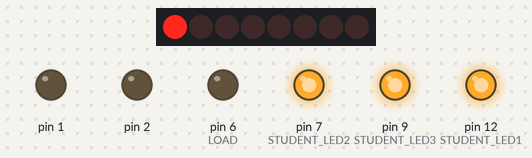
Simulated run of this sketch. Board: Arduino Mega 2560, built with avr-gcc and run on an emulated ATmega2560. On the bench: 8 shift-register outputs drawn as a row of LEDs (first output left, lit = HIGH), output pins drawn as LEDs (lit = HIGH). Wiring (inferred from the names in the program): shift register (74HC595): data pin 11; shift clock pin 13; latch pin 8. Wiring (inferred from the signals the program sends): row of LEDs: on Q0, Q1, Q2, Q3, Q4, Q5, Q6, Q7. Pins used as bus, display or sensor lines are not drawn.

Above: at 2.5 s.
Timing chart, 0 to 4.0 s (numbered marks = the images above):
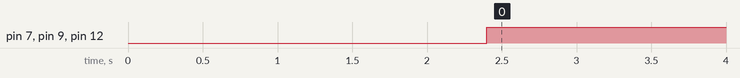

Measured:
- by itself, pin 7 (STUDENT_LED2), pin 9 (STUDENT_LED3), pin 12 (STUDENT_LED1): LOW → HIGH at 2.4 s

The sketch:

Supervisor_PCB_Drive_Logic_Test.ino
```cpp
#include "supervisor_pinMap.h"

#include "shiftRegister.h"

//Assigning names for the function of the pendulum board

#define STUDENT_LED1 DC_MOTOR_DIR1

#define STUDENT_LED2 DC_MOTOR_DIR2

#define STUDENT_LED3 SERVO_1

#define STUDENT_ENABLE STUDENT_M_EN

#define DRIVE DC_MOTOR_EN

#define LOAD STEPP_STEP


shiftRegister shiftReg(MOSI, SCK, LATCH);

void setup() {
  // put your setup code here, to run once:
  pinMode (STUDENT_LED1, OUTPUT);
  pinMode (STUDENT_LED2, OUTPUT);
  pinMode (STUDENT_LED3, OUTPUT);
  pinMode (STUDENT_ENABLE, OUTPUT);
  pinMode (DRIVE, OUTPUT);
  pinMode (LOAD, OUTPUT);
  shiftReg.begin();
}

void loop() {
  // put your main code here, to run repeatedly:

  shiftReg.shiftWrite(DRIVE, HIGH);

  digitalWrite (LOAD, LOW); //load

  shiftReg.shiftWrite(STUDENT_ENABLE, LOW);

  digitalWrite(STUDENT_LED1, HIGH); //RED LED

  digitalWrite(STUDENT_LED2, HIGH); //ORANGE LED

  digitalWrite(STUDENT_LED3, HIGH); //GREEN LED


}
```

supervisor_pinMap.h
```cpp
/*  #Remote Labs Supervisor MCU PinMap

      Imogen Heard
      25/05/2022

*/

#ifndef supervisor_pinMap_h
#define supervisor_pinMap_h


// Arduino Compatable Pins

//Inputs

#define ENCODER_B           3
#define ENCODER_A           2
#define ENCODER_INDEX       4

#define STDNT_DC_M_DIR_2    A1
#define STDNT_DC_M_DIR_1    A0

#define STEPP_FLT           A5     // D19

#define LIMIT_1             18      //A4


#define STDNT_SRVO_RX_1     A2      // STDNT_SRVO_RX_2 Only available on SAMD21 Raw

#define THERMO              A3

#define DC_MOTOR_IS2        A6
#define DC_MOTOR_IS1        A7


// Outputs

#define LED_PCB            13

#define DC_MOTOR_PWM        10
#define DC_MOTOR_DIR1       12
#define DC_MOTOR_DIR2       7

#define STEPP_STEP          6

#define SERVO_1             9

#define PIXEL_DATA          5

// Shift Register
#define MOSI                11
#define SCK                 13
#define LATCH               8


// Shift Register Pins [Output Only] (needs shiftRegister.h to validate)

/*
   shiftRegister pins are defined using Q0 - Q7 notation. This avoids pin definition conflicts with arduino pins, regardless of the platform used.
*/


#define DC_MOTOR_EN          Q0
#define STUDENT_M_EN         Q1
#define STUDENT_STEP_EN      Q2
#define STUDENT_PIXEL_EN     Q3
#define STEPP_DIR            Q4
#define STEPP_RST            Q6
#define STEPP_SLP            Q5


#endif
```

shiftRegister.cpp
```cpp
/* shiftRegister.cpp

    Simple API for interacting with a 4094 shift register, and accessing pins in a similar manner to other arduino pins.

    Imogen Heard
    5.05.2022


*/


#include "shiftRegister.h"


// Constructor
// Passes pin definitions to shiftRegister Object

shiftRegister::shiftRegister(char pico_pin, char sck_pin, char latch_pin):
  dataPin(pico_pin),
  clockPin(sck_pin),
  latchPin(latch_pin)
{
}


void shiftRegister::begin(uint32_t baudrate) {
 // Serial.begin(baudrate);
  // while ( !Serial ) delay(10);   // Might be required for Nano IoT 33
  delay(2000);
  pinMode(dataPin, OUTPUT);
  pinMode(clockPin, OUTPUT);
  pinMode(latchPin, OUTPUT);
}


// Aims to mirror the function of digitalWrite but for shift register channels
void shiftRegister::shiftWrite(unsigned char bitmask, bool state) {
  if (state) {
    shiftState = shiftRegister::setBits(shiftState, bitmask);
  } else {
    bitmask = shiftRegister::flipAllBits(bitmask);
    shiftState = shiftRegister::clearBits(shiftState, bitmask);
  }
  shiftRegister::overwriteOutput(shiftState);
}


// Another function here to overwrite shiftstate? Does the same operation as overwriteOutput but also updates shiftState
void shiftRegister::overwriteState(unsigned char bite) {
  shiftState = bite;
  shiftRegister::overwriteOutput(shiftState);
}


// Function outputs the exact byte passed to shift register, regardless of previous data
// Note the only function that actually outputs to hardware so far - the rest are software functions only.
// It is best (at the moment) to track the current state of the shiftRegisters outputs, and use this to update this global byte, unless you want to totally
// overwrite all shift register outputs
void shiftRegister::overwriteOutput(unsigned char bite) {
  digitalWrite(latchPin, HIGH);
  delay(100);
  shiftOut(dataPin, clockPin, MSBFIRST, bite);
  delay(100);
  digitalWrite(latchPin, LOW);
}


#define LARGEST_PINNUMBER 30

// aims to tie shiftWrite and digitalWrite together such that any pinnumber can be passed to set the correct output.
// Making operation seamless between shift register pins and arduino
// VERY UNTESTED
// Probably need a better way of doing this
void shiftRegister::allWrite(unsigned char pinNumber, bool state) {
  if (pinNumber >= LARGEST_PINNUMBER) {
    shiftRegister::shiftWrite(pinNumber, state);
  } else {
    digitalWrite(pinNumber, state);
  }
}


void shiftRegister::allOff() {
  shiftState = 0b00000000;
  shiftRegister::overwriteOutput(shiftState);
}


// Bit operations used in backend to update the shiftState variable

// Only sets 1 bits in bitmask, leaves others unchanged
unsigned char shiftRegister::setBits(unsigned char currentData, unsigned char bitmask) {
  currentData |= bitmask;
  return currentData;
}

// Only resets 0 bits in bitmask, leaves others unchanged
unsigned char shiftRegister::clearBits(unsigned char currentData, unsigned char bitmask) {
  currentData &= bitmask;
  return currentData;
}


// Flips all 1 bits using bitmask
unsigned char shiftRegister::flipBits(unsigned char currentData, unsigned char bitmask) {
  currentData ^= bitmask;
  return currentData;
}


// Flips all the bits in a byte - very useful for generating bitmasks for mirroring digtalWrite function for shift register
unsigned char shiftRegister::flipAllBits(unsigned char bits) {
  bits = flipBits(bits, 0b11111111);
  return bits;
}


// Prints chars or bytes in binary for easy debugging
void shiftRegister::printByte(unsigned char bite) {
  char  buffer[2];
  for (int i = 0; i < 8; i++) {
    sprintf(buffer, "%d", !!((bite << i) & 0x80));
    Serial.print(buffer);
  }
  Serial.print("\n");
}


void shiftRegister::printState() {
  shiftRegister::printByte(shiftState);
}


// Runs through sequentially turning pins high then low to test all outputs
void shiftRegister::testShiftReg() {
  for (int i = 0; i < 8; i++) {
    shiftRegister::shiftWrite(shiftPinArray[i], HIGH);
    shiftRegister::printState();
    delay(200);
  }
  delay(1000);
  for (int i = 0; i < 8; i++) {
    shiftRegister::shiftWrite(shiftPinArray[i], LOW);
    shiftRegister::printState();
    delay(200);
  }
  delay(2000);
}
```

shiftRegister.h
```cpp
/* shiftRegister.h

    Simple API for interacting with a 4094 shift register, and accessing pins in a similar manner to other arduino pins.

    Imogen Heard
    5.05.2022

  Shiftregister pin defintions are tied to bitmasks that can be applied to the shiftregister output


  #define Q0 0b00000001
  #define Q1 0b00000010
  #define Q2 0b00000100
  #define Q3 0b00001000
  #define Q4 0b00010000
  #define Q5 0b00100000
  #define Q6 0b01000000
  #define Q7 0b10000000


*/


#ifndef shiftRegister_h
#define shiftRegister_h

#if (ARDUINO >=100)
#include <Arduino.h>
#else
#include <wProgram.h>
#endif


class shiftRegister
{
  public:

    // constructor
    shiftRegister(char pico_pin = 11, char sck_pin = 13, char latch_pin = 8);

    // Methods

    void begin(uint32_t baudrate = 115200);                                               // Begin function sets up output pins

    void allWrite(unsigned char pinNumber, bool state);                                   // aims to tie shiftWrite and digitalWrite together such that any pinnumber can be passed to set the correct output. Making operation seamless between shift register pins and arduino

    void allOff();

    void shiftWrite(unsigned char bitmask, bool state);                                   // Mirrors function of digitalWrite for shiftRegister channels

    void printByte(unsigned char bite);                                                   // Prints chars or bytes in binary for easy debugging


    // Function outputs the exact byte passed to shift register, regardless of previous data
    // Note the only function that actually outputs to hardware so far - the rest are software functions only.
    // It is best (at the moment) to track the current state of the shiftRegisters outputs, and use this to update this global byte, unless you want to totally
    // overwrite all shift register outputs
    void overwriteOutput(unsigned char bite);


    void overwriteState(unsigned char bite);                                              // Another function here to overwrite shiftstate? Does the same operation as overwriteOutput but also updates shiftState

    void printState();                                                                    // Prints the current state of the output bits

    void testShiftReg();                                                                  // Sequentually lights up shiftReg outputs for testing


#define Q0 0b00000001
#define Q1 0b00000010
#define Q2 0b00000100
#define Q3 0b00001000
#define Q4 0b00010000
#define Q5 0b00100000
#define Q6 0b01000000
#define Q7 0b10000000

    unsigned char shiftPinArray[8] {Q0, Q1, Q2, Q3, Q4, Q5, Q6, Q7};                      // Useful for accessing shift register pins in an array

  private:


    unsigned char setBits(unsigned char currentData, unsigned char bitmask);              // Sets 1 bits in bitmask

    unsigned char clearBits(unsigned char currentData, unsigned char bitmask);            // Only resets 0 bits in bitmask, leaves others unchanged

    unsigned char flipBits(unsigned char currentData, unsigned char bitmask);             // Flips all 1 bits using bitmask

    unsigned char flipAllBits(unsigned char bits);                                        // Flips all the bits in a byte - very useful for generating bitmasks for mirroring digtalWrite function for shift register

    char dataPin  = 11;
    char clockPin = 13;
    char latchPin = 8;


    unsigned char shiftState = 0b00000000;   // Global Variable to hold the state of the shiftRegister


};


#endif
```
